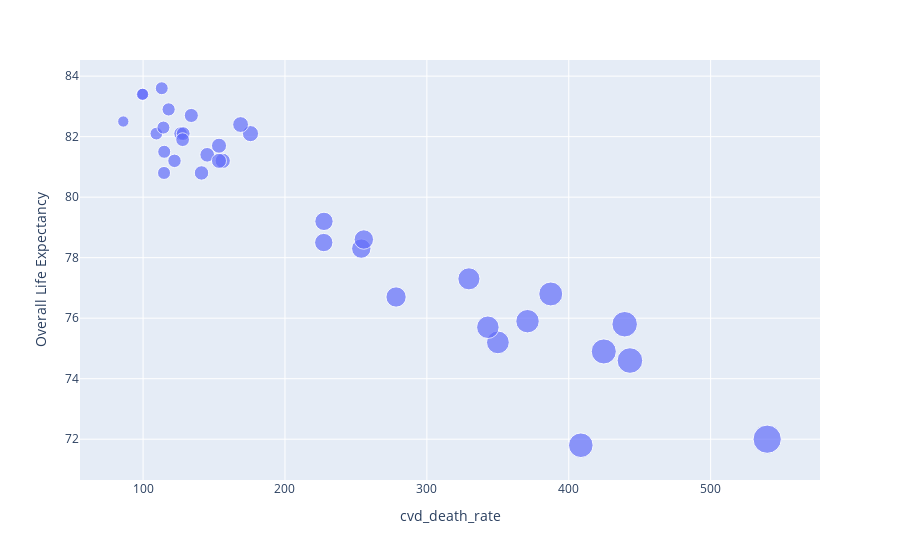

The cell this chart's notebook holds for it:
### Code cell
fig = px.scatter(newest_data, x="cvd_death_rate", y='Overall Life Expectancy', hover_data=['location'], size='cvd_death_rate')
fig.show()

### Figure 1 — Plotly figure (JSON) as saved in the notebook; plotly's stock layout.template omitted (floating-point values rounded to 4 significant figures)
{"data": [{"customdata": [["Austria"], ["Belarus"], ["Belgium"], ["Bosnia and Herzegovina"], ["Bulgaria"], ["Croatia"], ["Cyprus"], ["Czech Republic"], ["Denmark"], ["Estonia"], ["Finland"], ["France"], ["Germany"], ["Greece"], ["Hungary"], ["Iceland"], ["Ireland"], ["Italy"], ["Latvia"], ["Lithuania"], ["Luxembourg"], ["Malta"], ["Moldova"], ["Montenegro"], ["Netherlands"], ["Norway"], ["Poland"], ["Portugal"], ["Romania"], ["Serbia"], ["Slovenia"], ["Spain"], ["Sweden"], ["Switzerland"], ["Ukraine"], ["United Kingdom"]], "hovertemplate": "cvd_death_rate=%{marker.size}<br>Overall Life Expectancy=%{y}<br>location=%{customdata[0]}<extra></extra>", "legendgroup": "", "marker": {"color": "#636efa", "size": [145.2, 443.1, 114.9, 329.6, 424.7, 253.8, 141.2, 227.5, 114.8, 255.6, 153.5, 86.06, 156.1, 175.7, 278.3, 118.0, 126.5, 113.2, 350.1, 343.0, 128.3, 168.7, 408.5, 387.3, 109.4, 114.3, 227.3, 127.8, 370.9, 439.4, 153.5, 99.4, 134.0, 99.74, 539.8, 122.1], "sizemode": "area", "sizeref": 1.35, "symbol": "circle"}, "mode": "markers", "name": "", "orientation": "v", "showlegend": false, "type": "scatter", "x": [145.2, 443.1, 114.9, 329.6, 424.7, 253.8, 141.2, 227.5, 114.8, 255.6, 153.5, 86.06, 156.1, 175.7, 278.3, 118.0, 126.5, 113.2, 350.1, 343.0, 128.3, 168.7, 408.5, 387.3, 109.4, 114.3, 227.3, 127.8, 370.9, 439.4, 153.5, 99.4, 134.0, 99.74, 539.8, 122.1], "xaxis": "x", "y": [81.4, 74.6, 81.5, 77.3, 74.9, 78.3, 80.8, 79.2, 80.8, 78.6, 81.7, 82.5, 81.2, 82.1, 76.7, 82.9, 82.1, 83.6, 75.2, 75.7, 82.1, 82.4, 71.8, 76.8, 82.1, 82.3, 78.5, 81.9, 75.9, 75.8, 81.2, 83.4, 82.7, 83.4, 72, 81.2], "yaxis": "y"}], "layout": {"legend": {"itemsizing": "constant", "tracegroupgap": 0}, "margin": {"t": 60}, "xaxis": {"anchor": "y", "domain": [0, 1], "title": {"text": "cvd_death_rate"}}, "yaxis": {"anchor": "x", "domain": [0, 1], "title": {"text": "Overall Life Expectancy"}}}}
